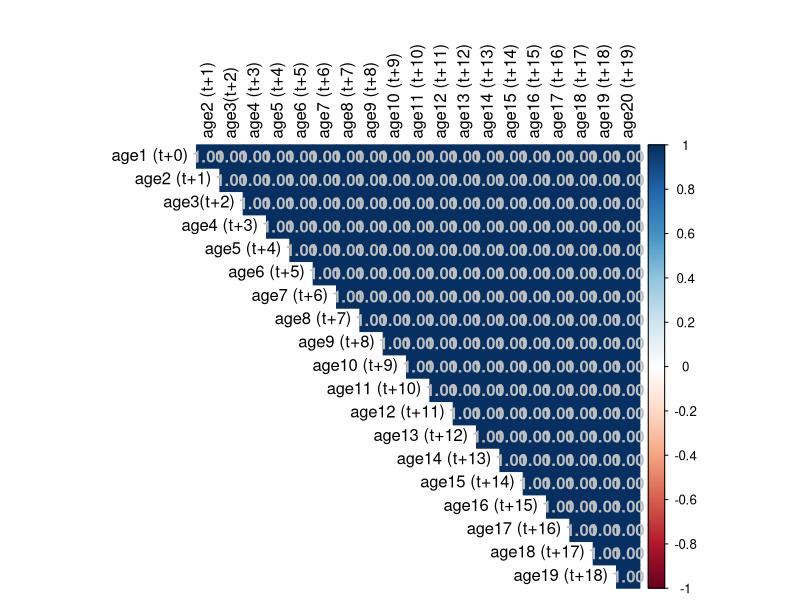
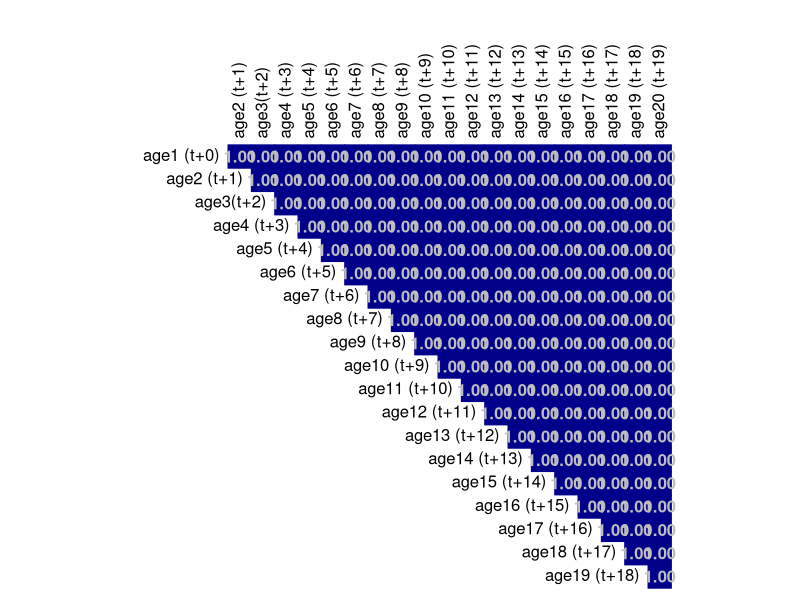
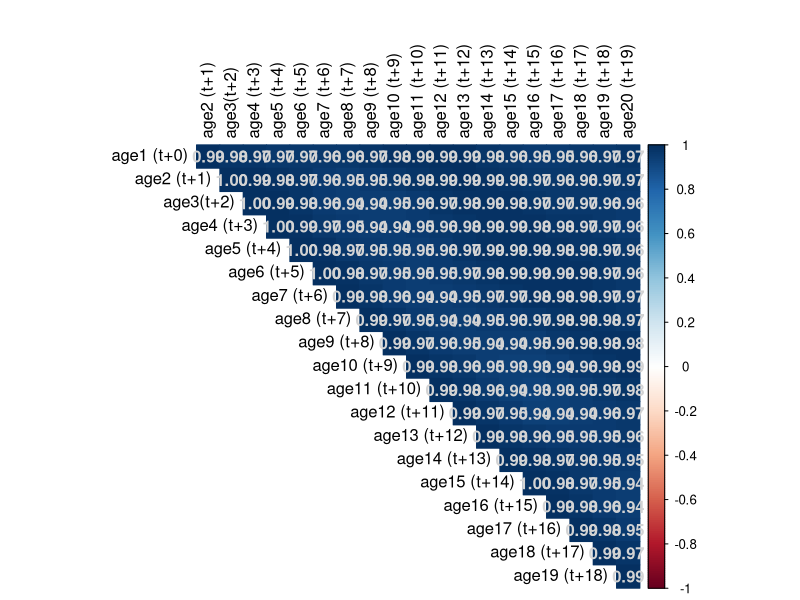
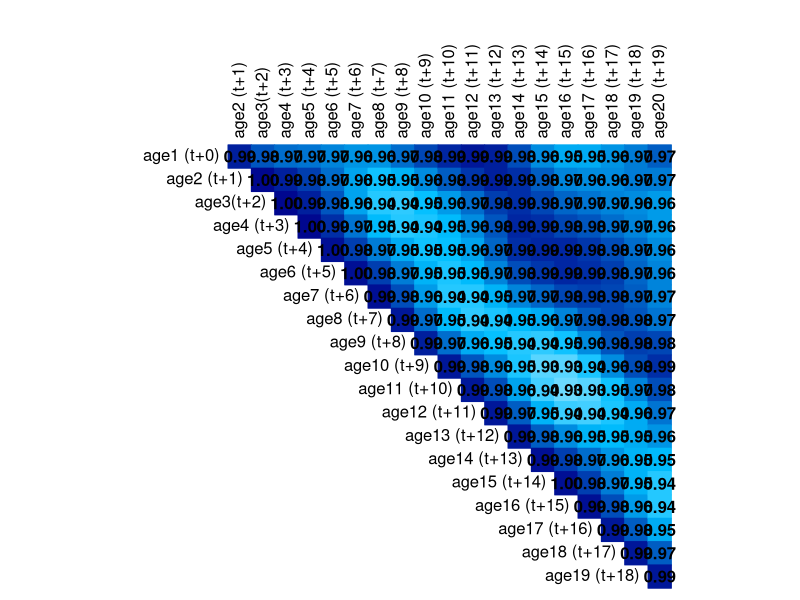
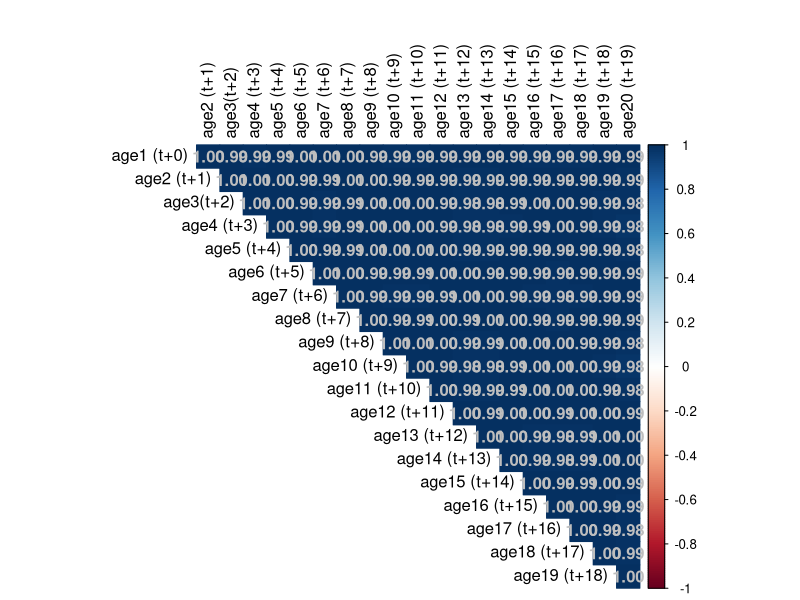
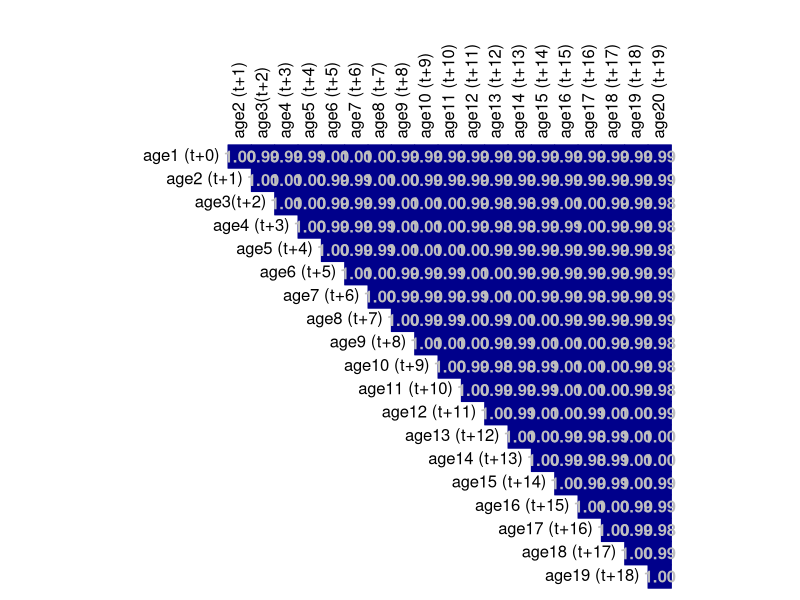
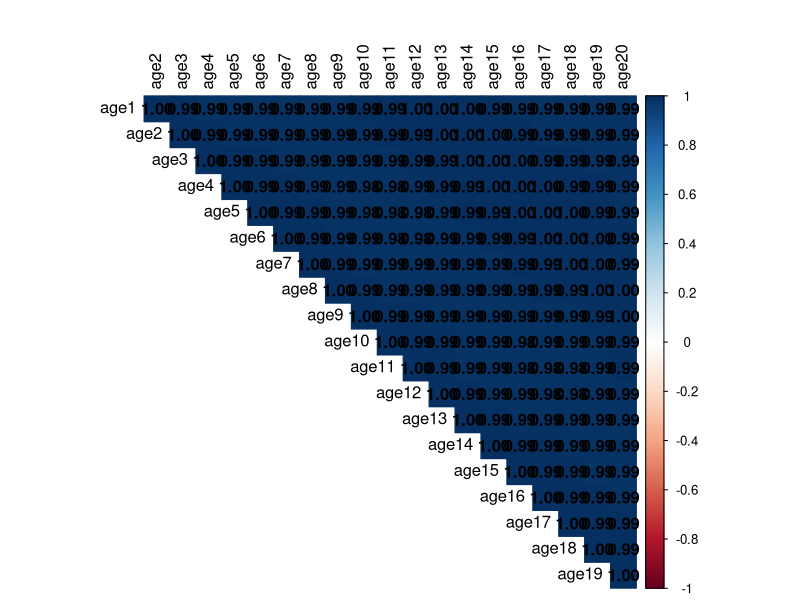
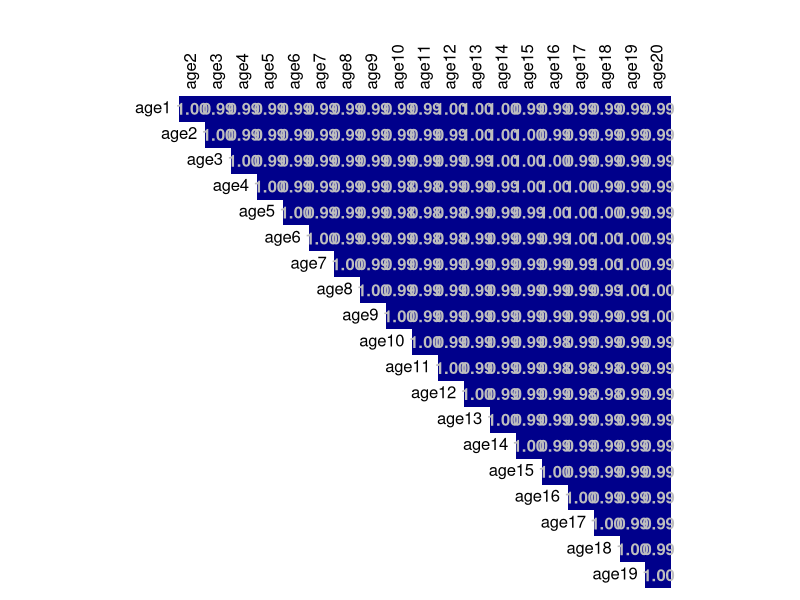

R code for these plots, in order:
### dynamic rho visualization ####
### 
### created 8/17/22 to visualize the outputs from dyrho_parallel.R
### this is only the simulated corrplots for lagged correlation and dynamic rho correlation
### the empirical plots are in the empirical_analysis.Rmd script
### 

# load packages
library(dplyr)
library(tidyverse)
library(purrr)
library(ggplot2)
library(corrplot)
library(RColorBrewer)
library(viridisLite)

######################import the data#####################################################################################
dystats <-read.csv("dyrho_sim_stats.csv",header=T)
lagcorstats<-read.csv("lagged_correlation_sim_stats.csv",header=T)
dyrho_matrix <-read.csv("dyrho_supermatrices.csv",header=T)
lagcor_matrix <-read.csv("lagged_correlation_supermatrices.csv",header=T)


######################## LAGGED CORRELATION CORRPLOT #########################################################################
lagged_ages <-c("age1 (t+0)", "age2 (t+1)","age3(t+2)","age4 (t+3)","age5 (t+4)","age6 (t+5)","age7 (t+6)","age8 (t+7)",
                "age9 (t+8)","age10 (t+9)","age11 (t+10)","age12 (t+11)","age13 (t+12)","age14 (t+13)","age15 (t+14)",
                "age16 (t+15)","age17 (t+16)","age18 (t+17)","age19 (t+18)","age20 (t+19)")

##export as .png with height =1000 and width = 1000##

### SIM I #############
lcm1 <-filter(lagcor_matrix, sim=="I")%>%select(-sim,-X)%>%as.matrix()
colnames(lcm1)<-lagged_ages
rownames(lcm1)<-lagged_ages
corrplot(lcm1, type="upper", method="color", title="", mar=c(0,0,2,0), addCoef.col = 'grey', diag=F,tl.col = "black")
#rescale
corrplot(lcm1, type="upper", method="color", title="", mar=c(0,0,2,0), 
         addCoef.col = 'grey', 
         diag=F,tl.col = "black",is.corr = T, col.lim = c(0.9, 1.0),
         #col=colorRampPalette(c("white","navy"),alpha=FALSE,space = "Lab")(50))
         col = colorRampPalette(c("white", "deepskyblue", "blue4"))(50),cl.pos="n")


### SIM II ##############
lcm2 <-filter(lagcor_matrix, sim=="II")%>%select(-sim,-X)%>%as.matrix()
colnames(lcm2)<-lagged_ages
rownames(lcm2)<-lagged_ages
corrplot(lcm2, type="upper", method="color", title="", mar=c(0,0,2,0), addCoef.col = 'light grey', diag=F,tl.col = "black")
#rescale
corrplot(lcm2, type="upper", method="color", title="", mar=c(0,0,2,0), 
         addCoef.col = 'black', 
         diag=F,tl.col = "black",is.corr = F, col.lim = c(0.9, 1.0),
         #col=colorRampPalette(c("white","navy"),alpha=FALSE,space = "Lab")(50))
         col = colorRampPalette(c("white", "deepskyblue", "blue4"))(50),cl.pos="n")



### SIM III ################
lcm3 <-filter(lagcor_matrix, sim=="III")%>%select(-sim,-X)%>%as.matrix()
colnames(lcm3)<-lagged_ages
rownames(lcm3)<-lagged_ages
corrplot(lcm3, type="upper", method="color", title="", mar=c(0,0,2,0), addCoef.col = 'grey', diag=F,tl.col = "black")
#rescale
corrplot(lcm3, type="upper", method="color", title="", mar=c(0,0,2,0), 
         addCoef.col = 'grey', 
         diag=F,tl.col = "black",is.corr = T, col.lim = c(0.9, 1.0),
         #col=colorRampPalette(c("white","navy"),alpha=FALSE,space = "Lab")(50))
         col = colorRampPalette(c("white", "deepskyblue", "blue4"))(50),cl.pos="n")


######################## DYNAMIC RHO CORRPLOT #########################################################################
rho_ages <-c("age1","age2","age3","age4","age5","age6","age7","age8","age9","age10","age11","age12","age13","age14","age15",
             "age16","age17","age18","age19","age20")

##export as .png with height =1000 and width = 1000##


### SIM I #############
drm1 <-filter(dyrho_matrix, sim=="I")%>%select(-sim,-X)%>%as.matrix()
colnames(drm1)<-rho_ages
rownames(drm1)<-rho_ages
corrplot(drm1, type="upper", method="color", title="", mar=c(0,0,2,0), addCoef.col = 'black', diag=F,tl.col = "black",is.corr = TRUE)
#rescaled
corrplot(drm1, type="upper", method="shade", title="", mar=c(0,0,2,0), 
         addCoef.col = 'grey', 
         diag=F,tl.col = "black",is.corr = T, 
         col.lim = c(0.9, 1.0),
        #col=colorRampPalette(c("white","navy"),alpha=FALSE)(50))
col = colorRampPalette(c("white", "deepskyblue", "blue4"), alpha=F)(50),cl.pos="n")


### SIM II #############
drm2 <-filter(dyrho_matrix, sim=="II")%>%select(-sim,-X)%>%as.matrix()
colnames(drm2)<-rho_ages
rownames(drm2)<-rho_ages
corrplot(drm2, type="upper", method="color", title="", mar=c(0,0,2,0), addCoef.col = 'black', diag=F,tl.col = "black",is.corr = TRUE)
#rescaled
corrplot(drm2, type="upper", method="color", title="", mar=c(0,0,2,0), 
         addCoef.col = 'black', 
         diag=F,tl.col = "black",is.corr = F, col.lim = c(0.9, 1.0),
         #col=colorRampPalette(c("white","navy"),alpha=FALSE,space = "Lab")(50))
         col = colorRampPalette(c("white", "deepskyblue", "blue4"))(50),cl.pos="n")



### SIM III #############
drm3 <-filter(dyrho_matrix, sim=="III")%>%select(-sim,-X)%>%as.matrix()
colnames(drm3)<-rho_ages
rownames(drm3)<-rho_ages
corrplot(drm3, type="upper", method="color", title="", mar=c(0,0,2,0), addCoef.col = 'black', diag=F,tl.col = "black",is.corr = TRUE)
#rescaled
corrplot(drm3, type="upper", method="color", title="", mar=c(0,0,2,0), 
         addCoef.col = 'black', 
         diag=F,tl.col = "black",is.corr = F, col.lim = c(0.9, 1.0),
         #col=colorRampPalette(c("white","navy"),alpha=FALSE,space = "Lab")(50))
         col = colorRampPalette(c("white", "deepskyblue", "blue4"))(50),cl.pos="n")

